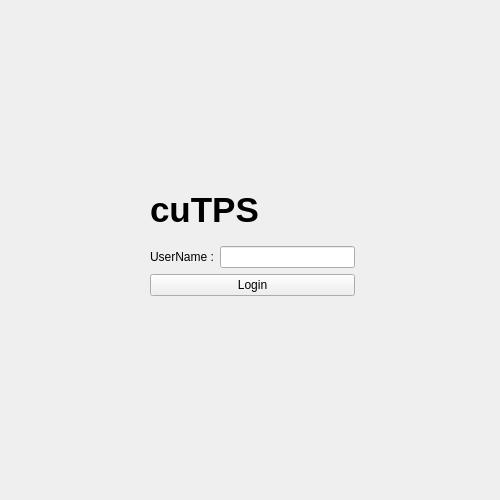
<?xml version="1.0" encoding="UTF-8"?>
<ui version="4.0">
 <class>MainWindow</class>
 <widget class="QMainWindow" name="MainWindow">
  <property name="geometry">
   <rect>
    <x>0</x>
    <y>0</y>
    <width>500</width>
    <height>500</height>
   </rect>
  </property>
  <property name="sizePolicy">
   <sizepolicy hsizetype="Fixed" vsizetype="Fixed">
    <horstretch>0</horstretch>
    <verstretch>0</verstretch>
   </sizepolicy>
  </property>
  <property name="windowTitle">
   <string>MainWindow</string>
  </property>
  <widget class="QWidget" name="Main">
   <widget class="QStackedWidget" name="stackedWidget">
    <property name="geometry">
     <rect>
      <x>0</x>
      <y>0</y>
      <width>500</width>
      <height>500</height>
     </rect>
    </property>
    <widget class="QWidget" name="LoginPage">
     <widget class="QWidget" name="layoutWidget">
      <property name="geometry">
       <rect>
        <x>150</x>
        <y>180</y>
        <width>205</width>
        <height>116</height>
       </rect>
      </property>
      <layout class="QGridLayout" name="gridLayout">
       <item row="0" column="0">
        <widget class="QLabel" name="Title_Label">
         <property name="font">
          <font>
           <pointsize>26</pointsize>
           <weight>75</weight>
           <italic>false</italic>
           <bold>true</bold>
          </font>
         </property>
         <property name="text">
          <string>cuTPS</string>
         </property>
        </widget>
       </item>
       <item row="1" column="0">
        <layout class="QGridLayout" name="LoginLayout">
         <property name="sizeConstraint">
          <enum>QLayout::SetMaximumSize</enum>
         </property>
         <property name="spacing">
          <number>2</number>
         </property>
         <item row="1" column="0">
          <widget class="QLabel" name="usernameLabel">
           <property name="text">
            <string>UserName : </string>
           </property>
          </widget>
         </item>
         <item row="1" column="1">
          <widget class="QLineEdit" name="username"/>
         </item>
        </layout>
       </item>
       <item row="2" column="0">
        <widget class="QPushButton" name="Login_button">
         <property name="enabled">
          <bool>true</bool>
         </property>
         <property name="text">
          <string>Login</string>
         </property>
        </widget>
       </item>
      </layout>
     </widget>
    </widget>
    <widget class="QWidget" name="page_2"/>
   </widget>
  </widget>
 </widget>
 <resources/>
 <connections/>
</ui>
